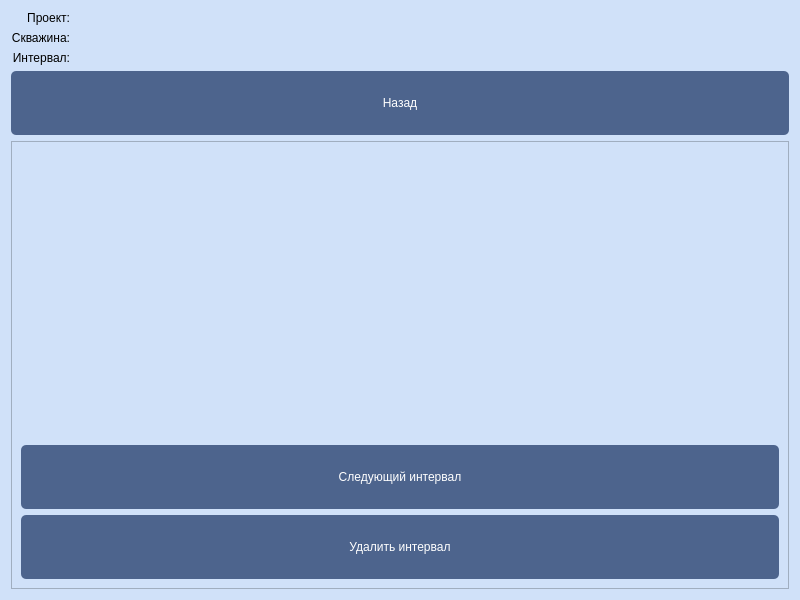
<?xml version="1.0" encoding="UTF-8"?>
<ui version="4.0">
 <class>IntervalForm</class>
 <widget class="QWidget" name="IntervalForm">
  <property name="geometry">
   <rect>
    <x>0</x>
    <y>0</y>
    <width>800</width>
    <height>600</height>
   </rect>
  </property>
  <property name="windowTitle">
   <string>Form</string>
  </property>
  <property name="styleSheet">
   <string notr="true">QWidget {
    background-color: rgb(208, 225, 249);
}

QPushButton {
    background-color: rgb(77, 100, 141);

    color: white;
    border-radius: 5px;
	padding: 25;
	font: 57 18pt &quot;Sono Medium&quot;;
}

QPushButton:focus {
    background-color: rgb(40, 54, 85);

    color: white;
    border-radius: 5px;
	padding: 25;
	font: 57 18pt &quot;Sono Medium&quot;;
}

QLabel {
	font: 57 16pt &quot;Sono Medium&quot;;
}

</string>
  </property>
  <layout class="QVBoxLayout" name="verticalLayout_3">
   <item>
    <layout class="QHBoxLayout" name="horizontalLayout">
     <item>
      <layout class="QVBoxLayout" name="verticalLayout_2">
       <item>
        <widget class="QLabel" name="label">
         <property name="text">
          <string>Проект:</string>
         </property>
         <property name="alignment">
          <set>Qt::AlignRight|Qt::AlignTrailing|Qt::AlignVCenter</set>
         </property>
        </widget>
       </item>
       <item>
        <widget class="QLabel" name="label_2">
         <property name="text">
          <string>Скважина:</string>
         </property>
         <property name="alignment">
          <set>Qt::AlignRight|Qt::AlignTrailing|Qt::AlignVCenter</set>
         </property>
        </widget>
       </item>
       <item>
        <widget class="QLabel" name="label_5">
         <property name="text">
          <string>Интервал:</string>
         </property>
         <property name="alignment">
          <set>Qt::AlignRight|Qt::AlignTrailing|Qt::AlignVCenter</set>
         </property>
        </widget>
       </item>
      </layout>
     </item>
     <item>
      <layout class="QVBoxLayout" name="verticalLayout">
       <item>
        <widget class="QLabel" name="project_name_label">
         <property name="styleSheet">
          <string notr="true">font: 75 10pt &quot;MS Shell Dlg 2&quot;;</string>
         </property>
         <property name="text">
          <string/>
         </property>
        </widget>
       </item>
       <item>
        <widget class="QLabel" name="well_name_label">
         <property name="styleSheet">
          <string notr="true">font: 75 10pt &quot;MS Shell Dlg 2&quot;;</string>
         </property>
         <property name="text">
          <string/>
         </property>
        </widget>
       </item>
       <item>
        <widget class="QLabel" name="interval_name_label">
         <property name="styleSheet">
          <string notr="true">font: 75 10pt &quot;MS Shell Dlg 2&quot;;</string>
         </property>
         <property name="text">
          <string/>
         </property>
        </widget>
       </item>
      </layout>
     </item>
     <item>
      <spacer name="horizontalSpacer">
       <property name="orientation">
        <enum>Qt::Horizontal</enum>
       </property>
       <property name="sizeHint" stdset="0">
        <size>
         <width>40</width>
         <height>20</height>
        </size>
       </property>
      </spacer>
     </item>
    </layout>
   </item>
   <item>
    <widget class="QPushButton" name="back_button">
     <property name="text">
      <string>Назад</string>
     </property>
    </widget>
   </item>
   <item>
    <widget class="QScrollArea" name="scrollArea">
     <property name="widgetResizable">
      <bool>true</bool>
     </property>
     <widget class="QWidget" name="scrollAreaWidgetContents">
      <property name="geometry">
       <rect>
        <x>0</x>
        <y>0</y>
        <width>786</width>
        <height>429</height>
       </rect>
      </property>
      <layout class="QVBoxLayout" name="verticalLayout_4">
       <item>
        <widget class="QWidget" name="widget" native="true">
         <layout class="QVBoxLayout" name="verticalLayout_6">
          <item>
           <layout class="QVBoxLayout" name="photos_buttons_verticalLayout"/>
          </item>
         </layout>
        </widget>
       </item>
       <item>
        <widget class="QPushButton" name="next_interval_pushButton">
         <property name="text">
          <string>Следующий интервал</string>
         </property>
        </widget>
       </item>
       <item>
        <widget class="QPushButton" name="delete_interval_pushButton">
         <property name="text">
          <string>Удалить интервал</string>
         </property>
        </widget>
       </item>
      </layout>
     </widget>
    </widget>
   </item>
  </layout>
 </widget>
 <resources/>
 <connections/>
</ui>
